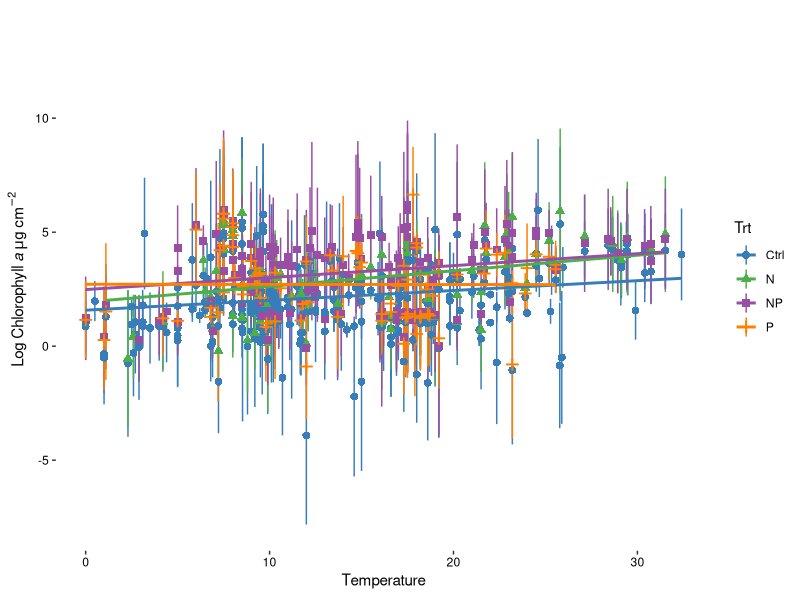

This figure's R source: (Note: this script raises an error after producing the figure.)
## ---- chunk 1
knitr::opts_chunk$set(echo = TRUE)

library(ggplot2)
library(car)
library(lsmeans)

Data=read.csv("raw-data/Beck Data/Beck_Longform_withLim.csv")

## ---- chunk 2

#Chla vs. Temp

ggplot(Data, aes(x=Temp, y=log(Chla_mean+.01), color=Trt)) +
  geom_pointrange(aes(ymin=log(Chla_mean+.01)-log(Chla_SE+.01), ymax=log(Chla_mean+.01)+ log(Chla_SE+.01), shape=Trt, color=Trt))+
  geom_smooth(method=lm,   
                se=FALSE)+
    #scale_colour_hue(l=50) + 
  theme(axis.text.x = element_text(colour="black"), panel.grid.minor = element_blank(), panel.grid.major = element_blank(), axis.text.y=element_text(colour="black"), panel.background=element_blank(), plot.title=element_text(hjust=-.22))+
  ylab(bquote(Log~Chlorophyll~italic(a)~mu*g*~cm^-2))+
  xlab(bquote(Temperature))+ 
  scale_colour_manual(values=c("#377eb8", "#4daf4a", "#984ea3", "#ff7f00"))

#Chla vs. Temp ANCOVAs

options(contrasts=c("contr.sum", "contr.poly"))
Model=aov(log(Chla_mean+.01)~Trt*Temp, data=Data)
Anova(Model, type="III")

#Log meets assumptions

#par(mfrow=c(2,2))
#plot(Model)

#Lsmeans (pairwise trt differences, averaging over temperature)

lsmeans(Model, pairwise~Trt)

#Lstrends (pairwise trt differences in the way chl-a responds to temperature)

comp=lstrends(Model, ~ Trt, var = "Temp")
cld(comp)

## ---- chunk 3

#LRRs vs. Temp

ggplot(Data, aes(x=Temp, y=LRR_Mean, color=Trt)) +
  geom_pointrange(aes(ymin=LRR_Mean-LRR_Var, ymax=LRR_Mean + LRR_Var, shape=Trt, color=Trt))+
  geom_smooth(method=lm,   
                se=FALSE)+
    #scale_colour_hue(l=50) + 
  theme(axis.text.x = element_text(colour="black"), panel.grid.minor = element_blank(), panel.grid.major = element_blank(), axis.text.y=element_text(colour="black"), panel.background=element_blank(), plot.title=element_text(hjust=-.22))+
  ylab(bquote(LRR))+
  xlab(bquote(Temperature))+ 
  ylim(-5,5) +
  scale_colour_manual(values=c("#377eb8", "#4daf4a", "#984ea3", "#ff7f00"))

#Chla vs. Temp ANCOVAs

options(contrasts=c("contr.sum", "contr.poly"))
Model=aov(LRR_Mean~Trt*Temp, data=Data)
Anova(Model, type="III")

#Doesn't quite meet assumptions

#par(mfrow=c(2,2))
#plot(Model)

#Lsmeans (pairwise trt differences, averaging over temperature)

lsmeans(Model, pairwise~Trt)

#Lstrends (pairwise trt differences in the way chl-a responds to temperature)

comp=lstrends(Model, ~ Trt, var = "Temp")
cld(comp)



## ---- chunk 4

#Chla vs. NO3_ug_L

ggplot(Data, aes(x=log(NO3_ug_L+.01), y=log(Chla_mean+.01), color=Trt)) +
  geom_pointrange(aes(ymin=log(Chla_mean+.01)-log(Chla_SE+.01), ymax=log(Chla_mean+.01)+ log(Chla_SE+.01), shape=Trt, color=Trt))+
  geom_smooth(method=lm,   
                se=FALSE)+
    #scale_colour_hue(l=50) + 
  theme(axis.text.x = element_text(colour="black"), panel.grid.minor = element_blank(), panel.grid.major = element_blank(), axis.text.y=element_text(colour="black"), panel.background=element_blank(), plot.title=element_text(hjust=-.22))+
  ylab(bquote(Log~Chlorophyll~italic(a)~mu*g*~cm^-2))+
  xlab(bquote(Log~NO3_ug_L))+ 
  scale_colour_manual(values=c("#377eb8", "#4daf4a", "#984ea3", "#ff7f00"))

#Chla vs. NO3_ug_L ANCOVAs

options(contrasts=c("contr.sum", "contr.poly"))
Model=aov(log(Chla_mean+.01)~Trt*log(NO3_ug_L+.01), data=Data)
Anova(Model, type="III")

#Log meets assumptions pretty well

#par(mfrow=c(2,2))
#plot(Model)

#Lsmeans (pairwise trt differences, averaging over NO3_ug_Lerature)

lsmeans(Model, pairwise~Trt)

#Lstrends (pairwise trt differences in the way chl-a responds to NO3_ug_Lerature)

comp=lstrends(Model, ~ Trt, var = "NO3_ug_L")
cld(comp)

## ---- chunk 5

#LRRs vs. NO3_ug_L

ggplot(Data, aes(x=log(NO3_ug_L+.01), y=LRR_Mean, color=Trt)) +
  geom_pointrange(aes(ymin=LRR_Mean-LRR_Var, ymax=LRR_Mean + LRR_Var, shape=Trt, color=Trt))+
  geom_smooth(method=lm,   
                se=FALSE)+
    #scale_colour_hue(l=50) + 
  theme(axis.text.x = element_text(colour="black"), panel.grid.minor = element_blank(), panel.grid.major = element_blank(), axis.text.y=element_text(colour="black"), panel.background=element_blank(), plot.title=element_text(hjust=-.22))+
  ylab(bquote(LRR))+
  xlab(bquote(log(NO3_ug_L+.01)))+ 
  ylim(-5,5) +
  scale_colour_manual(values=c("#377eb8", "#4daf4a", "#984ea3", "#ff7f00"))

#Chla vs. NO3_ug_L ANCOVAs

options(contrasts=c("contr.sum", "contr.poly"))
Model=aov(LRR_Mean~Trt*NO3_ug_L, data=Data)
Anova(Model, type="III")

#Doesn't really meet assumptions- outliers? 

#par(mfrow=c(2,2))
#plot(Model)

#Lsmeans (pairwise trt differences, averaging over NO3_ug_Lerature)

lsmeans(Model, pairwise~Trt)

#Lstrends (pairwise trt differences in the way chl-a responds to NO3_ug_Lerature)

comp=lstrends(Model, ~ Trt, var = "NO3_ug_L")
cld(comp)

## ---- chunk 6

#Chla vs. SRP_ug_L

ggplot(Data, aes(x=log(SRP_ug_L+.01), y=log(Chla_mean+.01), color=Trt)) +
  geom_pointrange(aes(ymin=log(Chla_mean+.01)-log(Chla_SE+.01), ymax=log(Chla_mean+.01)+ log(Chla_SE+.01), shape=Trt, color=Trt))+
  geom_smooth(method=lm,   
                se=FALSE)+
    #scale_colour_hue(l=50) + 
  theme(axis.text.x = element_text(colour="black"), panel.grid.minor = element_blank(), panel.grid.major = element_blank(), axis.text.y=element_text(colour="black"), panel.background=element_blank(), plot.title=element_text(hjust=-.22))+
  ylab(bquote(Log~Chlorophyll~italic(a)~mu*g*~cm^-2))+
  xlab(bquote(Log~SRP_ug_L))+
  scale_colour_manual(values=c("#377eb8", "#4daf4a", "#984ea3", "#ff7f00"))

#Chla vs. SRP_ug_L ANCOVAs

options(contrasts=c("contr.sum", "contr.poly"))
Model=aov(log(Chla_mean+.01)~Trt*log(SRP_ug_L+.01), data=Data)
Anova(Model, type="III")

#Log meets assumptions

#par(mfrow=c(2,2))
#plot(Model)

#Lsmeans (pairwise trt differences, averaging over SRP_ug_Lerature)

lsmeans(Model, pairwise~Trt)

#Lstrends (pairwise trt differences in the way chl-a responds to SRP_ug_Lerature)

comp=lstrends(Model, ~ Trt, var = "SRP_ug_L")
cld(comp)

## ---- chunk 7

#LRRs vs. SRP_ug_L

ggplot(Data, aes(x=log(SRP_ug_L+.01), y=LRR_Mean, color=Trt)) +
  geom_pointrange(aes(ymin=LRR_Mean-LRR_Var, ymax=LRR_Mean + LRR_Var, shape=Trt, color=Trt))+
  geom_smooth(method=lm,   
                se=FALSE)+
    #scale_colour_hue(l=50) + 
  theme(axis.text.x = element_text(colour="black"), panel.grid.minor = element_blank(), panel.grid.major = element_blank(), axis.text.y=element_text(colour="black"), panel.background=element_blank(), plot.title=element_text(hjust=-.22))+
  ylab(bquote(LRR))+
  xlab(bquote(log(SRP_ug_L+.01)))+ 
  ylim(-5,5)+
  scale_colour_manual(values=c("#377eb8", "#4daf4a", "#984ea3", "#ff7f00"))

#Chla vs. SRP_ug_L ANCOVAs

options(contrasts=c("contr.sum", "contr.poly"))
Model=aov(LRR_Mean~Trt*log(SRP_ug_L+.01), data=Data)
Anova(Model, type="III")

#Doesn't really meet assumptions- outliers? 

#par(mfrow=c(2,2))
#plot(Model)

#Lsmeans (pairwise trt differences, averaging over SRP_ug_Lerature)

lsmeans(Model, pairwise~Trt)

#Lstrends (pairwise trt differences in the way chl-a responds to SRP_ug_Lerature)

comp=lstrends(Model, ~ Trt, var = "SRP_ug_L")
cld(comp)

## ---- chunk 8

#Chla vs. Canopy_Quant

ggplot(Data, aes(x=Canopy_Quant, y=log(Chla_mean+.01), color=Trt)) +
  geom_pointrange(aes(ymin=log(Chla_mean+.01)-log(Chla_SE+.01), ymax=log(Chla_mean+.01)+ log(Chla_SE+.01), shape=Trt, color=Trt))+
  geom_smooth(method=lm,   
                se=FALSE)+
    #scale_colour_hue(l=50) + 
  theme(axis.text.x = element_text(colour="black"), panel.grid.minor = element_blank(), panel.grid.major = element_blank(), axis.text.y=element_text(colour="black"), panel.background=element_blank(), plot.title=element_text(hjust=-.22))+
  ylab(bquote(Log~Chlorophyll~italic(a)~mu*g*~cm^-2))+
  xlab(bquote(Log~Canopy_Quant))+ 
  scale_colour_manual(values=c("#377eb8", "#4daf4a", "#984ea3", "#ff7f00"))

#Chla vs. Canopy_Quant ANCOVAs

options(contrasts=c("contr.sum", "contr.poly"))
Model=aov(log(Chla_mean+.01)~Trt*Canopy_Quant, data=Data)
Anova(Model, type="III")

#Log meets assumptions

#par(mfrow=c(2,2))
#plot(Model)

#Lsmeans (pairwise trt differences, averaging over Canopy_Quanterature)

lsmeans(Model, pairwise~Trt)

#Lstrends (pairwise trt differences in the way chl-a responds to Canopy_Quanterature)

comp=lstrends(Model, ~ Trt, var = "Canopy_Quant")
cld(comp)

## ---- chunk 9

#LRRs vs. Canopy_Quant

ggplot(Data, aes(x=Canopy_Quant, y=LRR_Mean, color=Trt)) +
  geom_pointrange(aes(ymin=LRR_Mean-LRR_Var, ymax=LRR_Mean + LRR_Var, shape=Trt, color=Trt))+
  geom_smooth(method=lm,   
                se=FALSE)+
    #scale_colour_hue(l=50) + 
  theme(axis.text.x = element_text(colour="black"), panel.grid.minor = element_blank(), panel.grid.major = element_blank(), axis.text.y=element_text(colour="black"), panel.background=element_blank(), plot.title=element_text(hjust=-.22))+
  ylab(bquote(LRR))+
  xlab(bquote(log(Canopy_Quant+.01)))+ 
  ylim(-5,5)+
  scale_colour_manual(values=c("#377eb8", "#4daf4a", "#984ea3", "#ff7f00"))

#Chla vs. Canopy_Quant ANCOVAs

options(contrasts=c("contr.sum", "contr.poly"))
Model=aov(LRR_Mean~Trt*Canopy_Quant, data=Data)
Anova(Model, type="III")

#Doesn't really meet assumptions- a few outliers

#par(mfrow=c(2,2))
#plot(Model)

#Lsmeans (pairwise trt differences, averaging over Canopy_Quanterature)

lsmeans(Model, pairwise~Trt)

#Lstrends (pairwise trt differences in the way chl-a responds to Canopy_Quanterature)

comp=lstrends(Model, ~ Trt, var = "Canopy_Quant")
cld(comp)

## ---- chunk 10

#Chla vs. NO3_SRP_Ratio

ggplot(Data, aes(x=log(NO3_SRP_Ratio+.01), y=log(Chla_mean+.01), color=Trt)) +
  geom_pointrange(aes(ymin=log(Chla_mean+.01)-log(Chla_SE+.01), ymax=log(Chla_mean+.01)+ log(Chla_SE+.01), shape=Trt, color=Trt))+
  geom_smooth(method=lm,   
                se=FALSE)+
    #scale_colour_hue(l=50) + 
  theme(axis.text.x = element_text(colour="black"), panel.grid.minor = element_blank(), panel.grid.major = element_blank(), axis.text.y=element_text(colour="black"), panel.background=element_blank(), plot.title=element_text(hjust=-.22))+
  ylab(bquote(Log~Chlorophyll~italic(a)~mu*g*~cm^-2))+
  xlab(bquote(Log~NO3_SRP_Ratio))+ 
  scale_colour_manual(values=c("#377eb8", "#4daf4a", "#984ea3", "#ff7f00"))

#Chla vs. NO3_SRP_Ratio ANCOVAs

options(contrasts=c("contr.sum", "contr.poly"))
Model=aov(log(Chla_mean+.01)~Trt*log(NO3_SRP_Ratio+.01), data=Data)
Anova(Model, type="III")

#Log generally meets assumptions

#par(mfrow=c(2,2))
#plot(Model)

#Lsmeans (pairwise trt differences, averaging over NO3_SRP_Ratioerature)

lsmeans(Model, pairwise~Trt)

#Lstrends (pairwise trt differences in the way chl-a responds to NO3_SRP_Ratioerature)

comp=lstrends(Model, ~ Trt, var = "NO3_SRP_Ratio")
cld(comp)

## ---- chunk 11

#LRRs vs. NO3_SRP_Ratio

ggplot(Data, aes(x=log(NO3_SRP_Ratio+.01), y=LRR_Mean, color=Trt)) +
  geom_pointrange(aes(ymin=LRR_Mean-LRR_Var, ymax=LRR_Mean + LRR_Var, shape=Trt, color=Trt))+
  geom_smooth(method=lm,   
                se=FALSE)+
    #scale_colour_hue(l=50) + 
  theme(axis.text.x = element_text(colour="black"), panel.grid.minor = element_blank(), panel.grid.major = element_blank(), axis.text.y=element_text(colour="black"), panel.background=element_blank(), plot.title=element_text(hjust=-.22))+
  ylab(bquote(LRR))+
  xlab(bquote(log(NO3_SRP_Ratio+.01)))+ 
  ylim(-5,5)+
  scale_colour_manual(values=c("#377eb8", "#4daf4a", "#984ea3", "#ff7f00"))

#Chla vs. NO3_SRP_Ratio ANCOVAs

options(contrasts=c("contr.sum", "contr.poly"))
Model=aov(LRR_Mean~Trt*log(NO3_SRP_Ratio+.01), data=Data)
Anova(Model, type="III")

#Doesn't quite meet assumptions- outliers? 

#par(mfrow=c(2,2))
#plot(Model)

#Lsmeans (pairwise trt differences, averaging over NO3_SRP_Ratioerature)

lsmeans(Model, pairwise~Trt)

#Lstrends (pairwise trt differences in the way chl-a responds to NO3_SRP_Ratioerature)

comp=lstrends(Model, ~ Trt, var = "NO3_SRP_Ratio")
cld(comp)

## ---- chunk 12

#LRRs vs. NO3_ug_L

ggplot(Data, aes(x=log(NO3_ug_L+.01), y=LRR_Mean, color=Trt)) +
  geom_pointrange(aes(ymin=LRR_Mean-LRR_Var, ymax=LRR_Mean + LRR_Var, shape=Trt, color=Trt))+
  geom_smooth(method=lm,   
                se=FALSE)+
    #scale_colour_hue(l=50) + 
  theme(axis.text.x = element_text(colour="black"), panel.grid.minor = element_blank(), panel.grid.major = element_blank(), axis.text.y=element_text(colour="black"), panel.background=element_blank(), plot.title=element_text(hjust=-.22))+
  ylab(bquote(LRR))+
  xlab(bquote(log(NO3_ug_L+.01)))+ 
  ylim(-5,5)+
  scale_colour_manual(values=c("#377eb8", "#4daf4a", "#984ea3", "#ff7f00"))

#Chla vs. NO3_ug_L ANCOVAs

options(contrasts=c("contr.sum", "contr.poly"))
Model=aov(LRR_Mean~Trt*log(NO3_ug_L+.01), data=Data)
Anova(Model, type="III")

#Meets assumptions

#par(mfrow=c(2,2))
#plot(Model)

#Lsmeans (pairwise trt differences, averaging over NO3_ug_Lerature)

lsmeans(Model, pairwise~Trt)

#Lstrends (pairwise trt differences in the way chl-a responds to NO3_ug_Lerature)

comp=lstrends(Model, ~ Trt, var = "NO3_ug_L")
cld(comp)

## ---- chunk 13

##Controls

Ctrl=subset(Data, Trt=="Ctrl")

#Chla vs. NO3_ug_L, SRP, Temp ANCOVAs

options(contrasts=c("contr.sum", "contr.poly"))
Model=aov(log(Chla_mean+.01)~log(NO3_ug_L+.01)*log(SRP_ug_L)*Temp, data=Ctrl)
Anova(Model, type="III")

#Log meets assumptions

#par(mfrow=c(2,2))
#plot(Model)


##Nitrogens

Nitrogen=subset(Data, Trt=="N")

#Chla vs. NO3_ug_L, SRP, Temp ANCOVAs

options(contrasts=c("contr.sum", "contr.poly"))
Model=aov(log(Chla_mean+.01)~log(NO3_ug_L+.01)*log(SRP_ug_L)*Temp, data=Nitrogen)
Anova(Model, type="III")

#Log meets assumptions

#par(mfrow=c(2,2))
#plot(Model)


##Phosphorus

Phosphorus=subset(Data, Trt=="P")

#Chla vs. NO3_ug_L, SRP, Temp ANCOVAs

options(contrasts=c("contr.sum", "contr.poly"))
Model=aov(log(Chla_mean+.01)~log(NO3_ug_L+.01)*log(SRP_ug_L)*Temp, data=Phosphorus)
Anova(Model, type="III")

#Log meets assumptions

#par(mfrow=c(2,2))
#plot(Model)


##Nitrogen + Phosphorus

NP=subset(Data, Trt=="NP")

#Chla vs. NO3_ug_L, SRP, Temp ANCOVAs

options(contrasts=c("contr.sum", "contr.poly"))
Model=aov(log(Chla_mean+.01)~log(NO3_ug_L+.01)*log(SRP_ug_L)*Temp, data=NP)
Anova(Model, type="III")

#Log meets assumptions

#par(mfrow=c(2,2))
#plot(Model)
## ---- chunk 14

##Nitrogens

Nitrogen=subset(Data, Trt=="N")

#LRR vs. NO3_ug_L, SRP, Temp ANCOVAs

options(contrasts=c("contr.sum", "contr.poly"))
Model=aov(LRR_Mean~log(NO3_ug_L+.01)*log(SRP_ug_L)*Temp, data=Nitrogen)
Anova(Model, type="III")

#Log mostly meets assumptions

#par(mfrow=c(2,2))
#plot(Model)


##Phosphorus

Phosphorus=subset(Data, Trt=="P")

#Chla vs. NO3_ug_L, SRP, Temp ANCOVAs

options(contrasts=c("contr.sum", "contr.poly"))
Model=aov(LRR_Mean~log(NO3_ug_L+.01)*log(SRP_ug_L)*Temp, data=Phosphorus)
Anova(Model, type="III")

#Log mostly meets assumptions

#par(mfrow=c(2,2))
#plot(Model)


##Nitrogen + Phosphorus

NP=subset(Data, Trt=="NP")

#Chla vs. NO3_ug_L, SRP, Temp ANCOVAs

options(contrasts=c("contr.sum", "contr.poly"))
Model=aov(LRR_Mean~log(NO3_ug_L+.01)*log(SRP_ug_L)*Temp, data=NP)
Anova(Model, type="III")

#Log meets assumptions

#par(mfrow=c(2,2))
#plot(Model)
